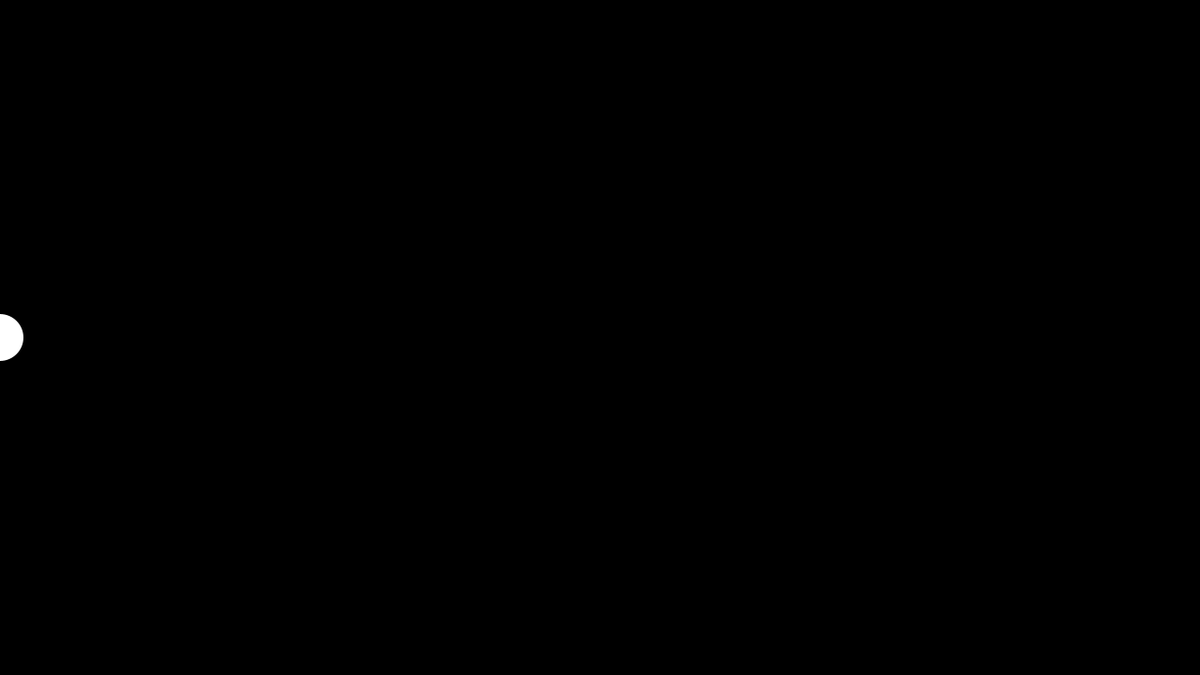
Frame 1 (no input)
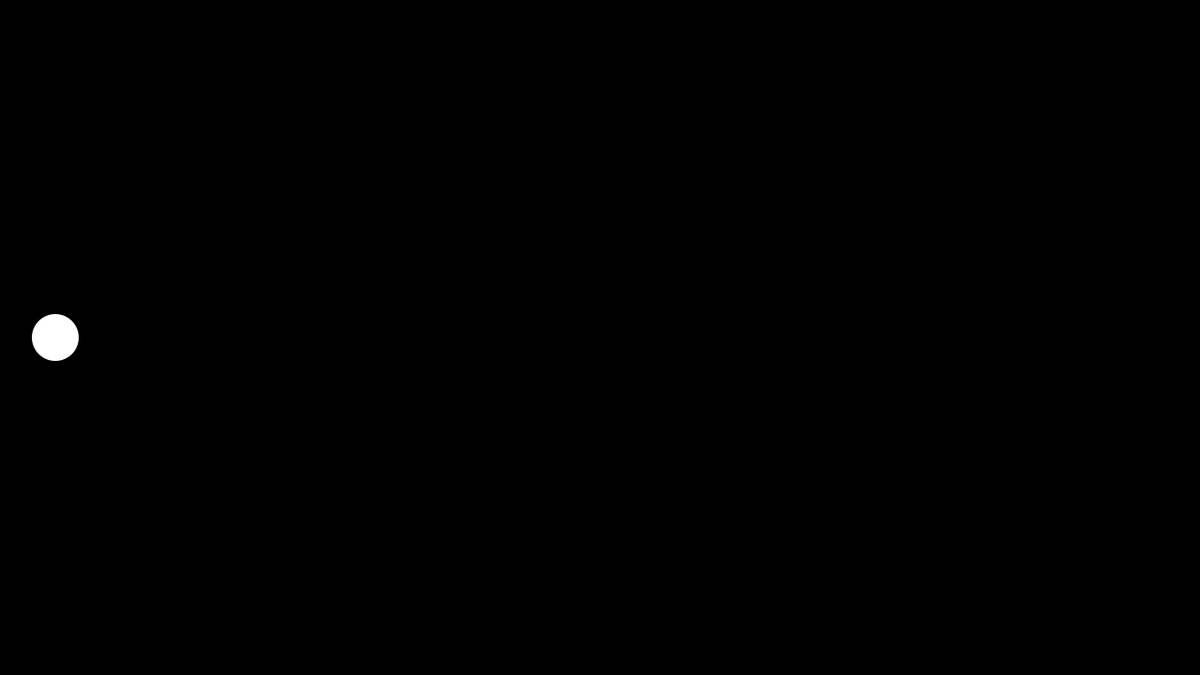
Frame 60 (the mouse pressed at the canvas centre just before this capture)
Frame 120 (the mouse held since frame 60 and released just before this capture): identical to frame 60, image omitted

The Processing sketch that drew these frames (run headless with seeded random() and noise(); from frame 60 on, the mouse is pressed at the canvas centre):

// Processing sketch: sketch_03_variables
// ── sketch_03_variables.pde
// VARIABLES (global, local)

// Declaring variables (type, name, value);
float circleX;
// Common data types: int, float, string, 

void setup() {
  size(1280, 720);
  
  // Initialising a variable
  circleX = 0;
  
  println("Hello!");
}

void draw() {
  background(0);
  
  noStroke();
  fill(255);
  
  // Using the variable
  circle(circleX, height / 2, 50);
  
  // Incrementing
  circleX = circleX + 1;
  
  println(circleX);
}

void mousePressed() {
  circleX = 0;
}
